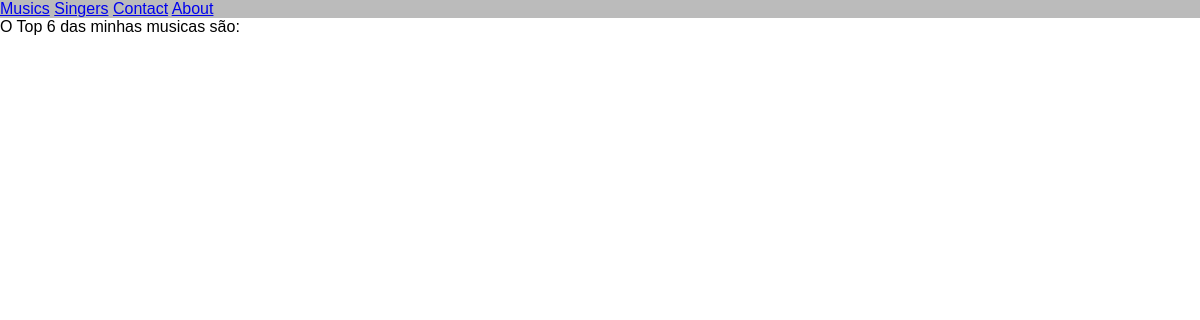
The page /top6musics/ on the database as committed earlier.
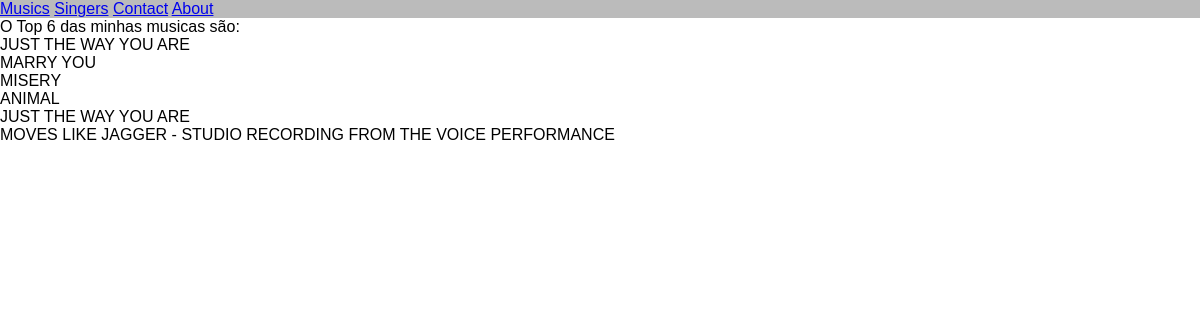
The same page on the database as committed later.
### listings/models.py (models this page shows, shortened)
class Band(models.Model):
    class Genre(models.TextChoices):
        HIP_HOP = 'HH'
        POP = 'PO'
        INDIE_POP = 'IP'
        CONTEMPORARY_COUNTRY = 'CC'
        ALTERNATIVE_RB = 'AR'
        FOLK_POP = 'FP'
    class Type(models.TextChoices):
        RECORDS = 'REC'
        CLOTHING = 'CLOT'
        POSTERS = 'POST'
        MISCELLANEOUS = 'MIS'
    title = models.fields.CharField(max_length=200, default='')
    genre = models.fields.CharField(choices=Genre.choices, max_length=5, default='')
    year_formed = models.fields.IntegerField(validators=[MinValueValidator(1900), MaxValueValidator(2023)], default=2000)
    sold = models.fields.BooleanField(default=False)
    type = models.fields.CharField(choices=Type.choices, max_length=6, default='')
    singer = models.ForeignKey(Singers, null=True, on_delete=models.SET_NULL)

### listings/views.py (the view)
# urls.py: path('top6musics/', views.top6Musicas_list),
def top6Musicas_list(request):
    bands = Band.objects.all()
    return render(request, 'listings/top6Musicas_list.html',
                  {'bands': bands})

### listings/templates/listings/top6Musicas_list.html
{% extends 'listings/base.html' %}
{% block content %}
<p>O Top 6 das minhas musicas são:</p>
    <ul>
        {% for title in bands|slice:"6" %}
            <li>{{title.title|upper}}</li>
        {% endfor %}
    </ul>
{% endblock %}

### listings/templates/listings/base.html (shortened to what this page needs)
{% load static %}
<html lang="pt-br">
    <head>
        <link rel="stylesheet" href="{% static 'listings/styles.css' %}"/>
    </head>
    <body>
        <nav>
             <a href="{% url 'music-list' %}">Musics</a>
             <a href="{% url 'singer-list' %}">Singers</a>
             <a href="{% url 'contact' %}">Contact</a>
             <a href="{% url 'about' %}">About</a>
         </nav>
        {% block content %}{% endblock %}
    </body>
</html>

### listings/static/listings/styles.css (style rules this page uses)
* { margin:0px; padding:0px; box-sizing:border-box; font-family: "Poppins", sans-serif; }
nav { background-color: #bbb }

Rows that differ between the two databases and show on the page:
added Band: title "JUST THE WAY YOU ARE"
added Band: title "MARRY YOU"
added Band: title "MISERY"
added Band: title "ANIMAL"
added Band: title "JUST THE WAY YOU ARE"
added Band: title "MOVES LIKE JAGGER - STUDIO RECORDING FROM THE VOICE PERFORMANCE"
